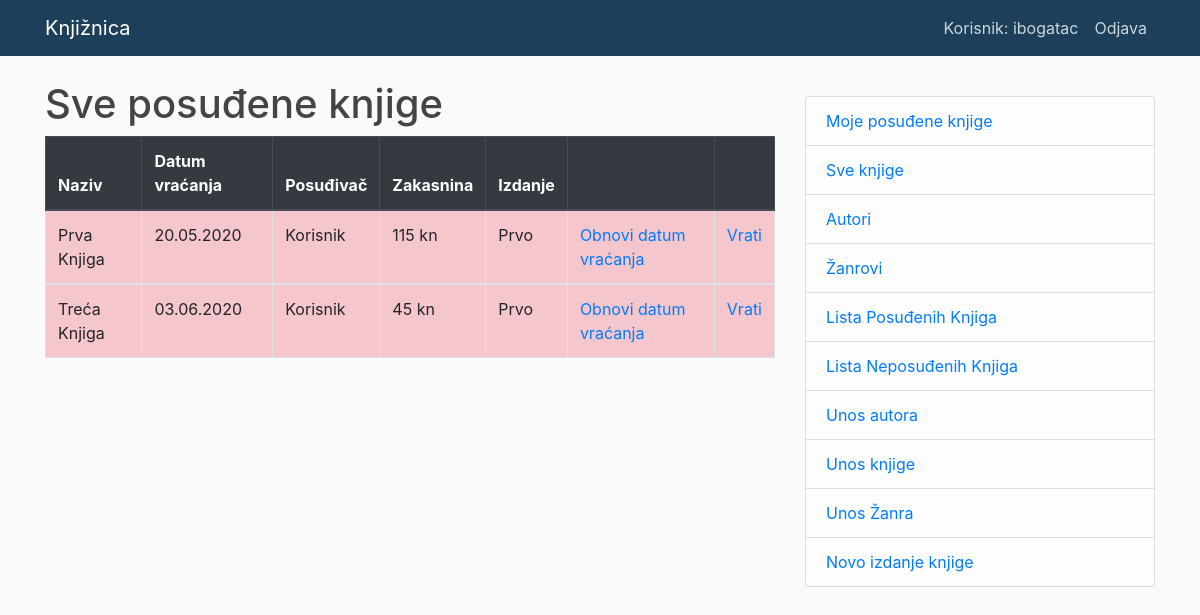
The page /posudjeno/ (signed in) on the database as committed earlier.
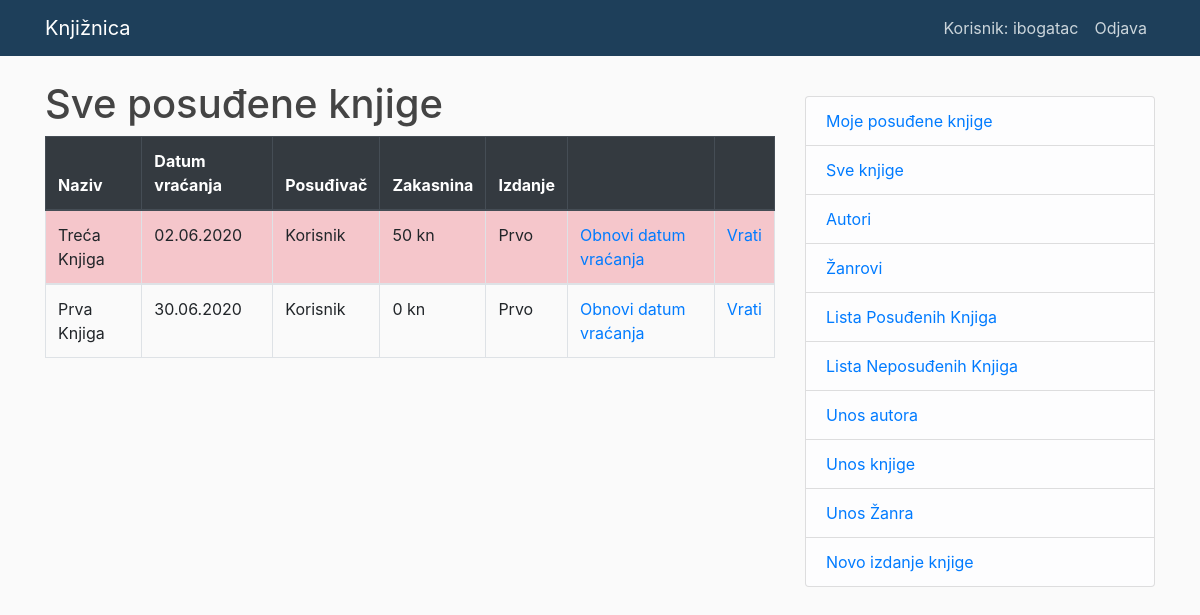
The same page on the database as committed later.
### app/models.py (models this page shows, shortened)
class KnjigaIzdanje(models.Model):
    id = models.UUIDField(primary_key=True, default=uuid.uuid4, help_text='unikatan id za knjigu')
    knjiga = models.ForeignKey('Knjiga', on_delete=models.CASCADE, null=True)
    izdanje = models.CharField(max_length=200)
    vracanje = models.DateField(null=True, blank=True)
    posudjivac = models.ForeignKey(User, on_delete=models.CASCADE, null=True, blank=True, verbose_name = 'Posuđivač')
    STATUS_KNJIGE = (
        ('p', 'Posuđena'),
        ('d', 'Dostupna'),
    )
    status = models.CharField(
        max_length=1,
        choices=STATUS_KNJIGE,
        blank=True,
        default='d',
    )
    class Meta:
        ordering = ['vracanje']
        verbose_name_plural = "Izdanja knjiga"
        permissions = (('obnova', 'obnoviti'),)
    @property
    def vratiti(self):
        if self.vracanje and date.today() > self.vracanje:
            return True
        return False
    def cijena(self):
        date_format = "%Y-%m-%d"
        a = datetime.strptime(str(datetime.now().date()), date_format)
        b = datetime.strptime(str(self.vracanje), date_format)
        delta = a-b
        if delta.days > 0:
            delta_a= delta * 5
            return delta_a.days
        else:
            delta_a = 0
            return delta_a

class Knjiga(models.Model):
    naziv = models.CharField(max_length = 60)
    autor = models.ForeignKey('Autor', on_delete=models.SET_NULL, null=True)
    zanr = models.ManyToManyField(Zanr, verbose_name = 'Žanr')
    izdavacka_kuca = models.CharField(max_length = 50)
    godina_izdanja = models.DateField(auto_now_add = False, auto_now = False)
    class Meta:
        verbose_name_plural = "Knjige"

### app/views.py (the view)
# urls.py: path(r'posudjeno/', views.ListaSvihPKnjiga.as_view(), name='posudjeno-sve'),
class ListaSvihPKnjiga(PermissionRequiredMixin, generic.ListView):
    model = KnjigaIzdanje
    permission_required = 'app.obnova'
    template_name = 'app/listasve.html'
    paginate_by = 10
    def get_queryset(self):
        return KnjigaIzdanje.objects.filter(status__exact='p').order_by('vracanje')

### app/templates/app/listasve.html
{% extends "app/base.html" %}
{% block content %}
    <h1>Sve posuđene knjige</h1>
    {% if knjigaizdanje_list %}
    <table class="table table-bordered">
       <thead class="thead-dark">
        <tr>
      <th scope="col">Naziv</th>
      <th scope="col">Datum vraćanja</th>
      <th scope="col">Posuđivač</th>
      <th scope="col">Zakasnina</th>
      <th scope="col">Izdanje</th>
      <th scope="col"></th>
      <th scope="col"></th>
        </tr>
      </thead>
      {% for knjigaizdanje in knjigaizdanje_list %}
      <tbody>
      <td class="{% if knjigaizdanje.vratiti %}table-danger{% endif %}">{{knjigaizdanje.knjiga.naziv}}</td>
      <td class="{% if knjigaizdanje.vratiti %}table-danger{% endif %}">{{ knjigaizdanje.vracanje }}</td>
      <td class="{% if knjigaizdanje.vratiti %}table-danger{% endif %}">{{ knjigaizdanje.posudjivac }}</td>
      <td class="{% if knjigaizdanje.vratiti %}table-danger{% endif %}">{{ knjigaizdanje.cijena }} kn</td>
      <td class="{% if knjigaizdanje.vratiti %}table-danger{% endif %}">{{knjigaizdanje.izdanje}}</td>
      <td class="{% if knjigaizdanje.vratiti %}table-danger{% endif %}"><a href="{% url 'knjiznicar' knjigaizdanje.id %}">Obnovi datum vraćanja</a></td>
      <td class="{% if knjigaizdanje.vratiti %}table-danger{% endif %}"><a href="{% url 'vrati' knjigaizdanje.id %}">Vrati</a></td>
      </tbody>
      {% endfor %}
    </table>
    {% else %}
      <p>Nema posuđenih knjiga.</p>
    {% endif %}
{% endblock %}

Rows that differ between the two databases and show on the page:
changed KnjigaIzdanje "Treća Knjiga": vracanje "03.06.2020" → "02.06.2020"; cijena "45" → "50"; moves up the list
changed KnjigaIzdanje "Prva Knjiga": vracanje "20.05.2020" → "30.06.2020"; cijena "115" → "0"
